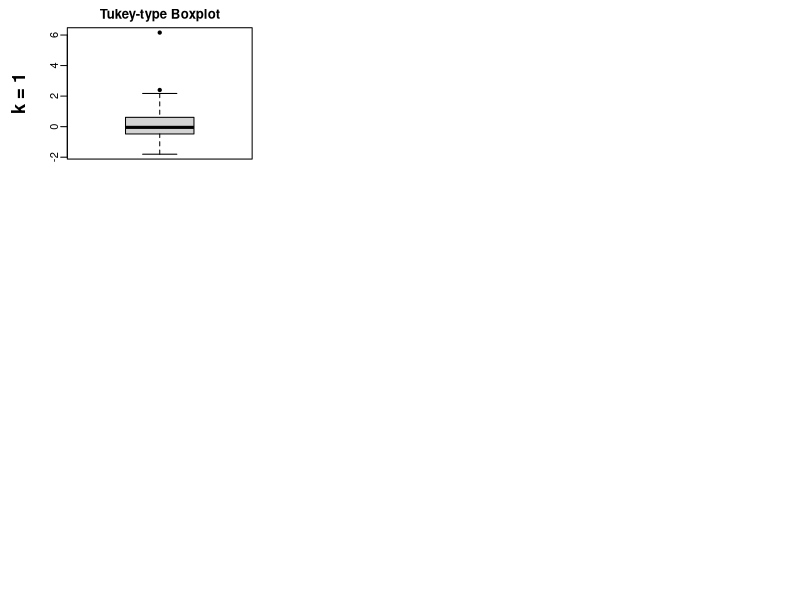

Recreate this plot in R. (Note: this script raises an error after producing the figure.)
#The following code reproduce the FWER and FDR boxplots in Section 4.2.
set.seed(1)
p=0.01


par(mfrow=c(3, 3), mgp=c(2, 0.5, 0), mar=c(3, 5, 2, 1)+0.1)

for (t in 1:3) {
  p=0.01
  n=5*10^t
  theta=rbinom(n,1,p)
  x=(1-theta)*rnorm(n)+theta*rnorm(n,5,1)
  
  
  
  boxplot(x,main='Tukey-type Boxplot',outpch=19)
  
  mtext(text = paste0("k = ", t),
        side = 2,        # y-axis (left side)
        line = 3,        # distance from plot
        at = mean(range(par("usr")[3:4])),  # center vertically
        font = 2,        # bold
        cex = 1.1)
  # slightly larger text
  
  holm.boxplot(x,0.01)
  
  bh.boxplot(x,0.01)

  
}
